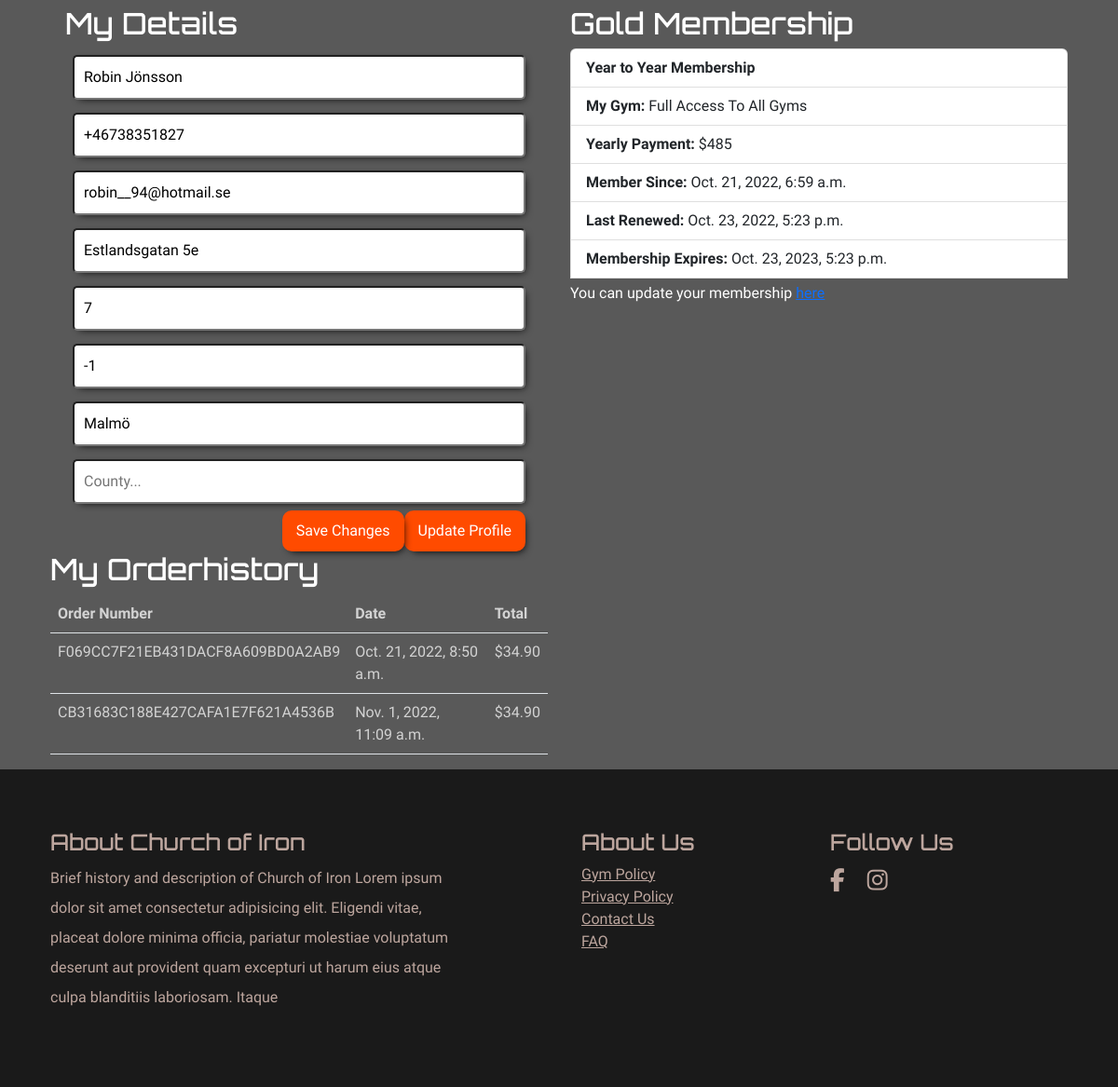
The page /profile/ (signed in, lower part) on the database as committed earlier.
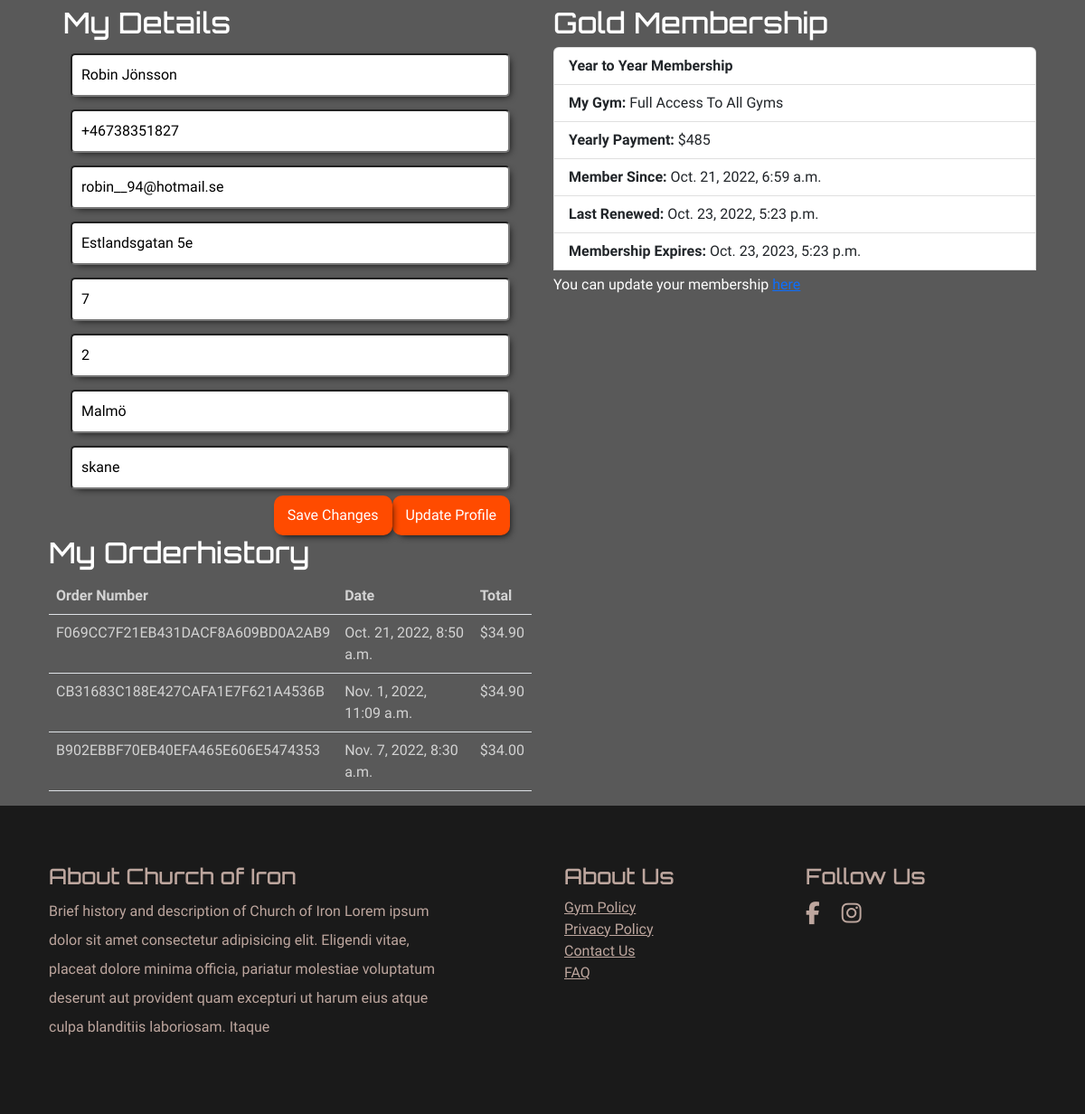
The same page on the database as committed later.
### profiles/models.py (models this page shows, shortened)
class UserProfile(models.Model):
    PAYMENT_FREQ = (
        ("monthly", "Monthly"),
        ("yearly", "Yearly"),
    )
    user = models.OneToOneField(User, on_delete=models.CASCADE)
    full_name = models.CharField(max_length=50, null=True, blank=True)
    phone = models.CharField(max_length=50, null=True, blank=True)
    email = models.EmailField(max_length=254, null=True, blank=True)
    address = models.CharField(max_length=50, null=True, blank=True)
    apartment_number = models.IntegerField(null=True, blank=True)
    postcode = models.IntegerField(null=True, blank=True)
    city = models.CharField(max_length=50, null=True, blank=True)
    county = models.CharField(max_length=50, null=True, blank=True)
    membership = models.ForeignKey(
        "gym.Membership", on_delete=models.CASCADE, null=True, blank=True)
    payment_plan = models.CharField(max_length=50,
                                    choices=PAYMENT_FREQ,
                                    blank=True)
    member_since = models.DateTimeField(
        auto_now_add=True, null=True, editable=False)
    membership_renewed = models.DateTimeField(
        null=True, blank=True, editable=False)
    @property
    def membership_expires_on(self):
        print(self.payment_plan)
        if self.payment_plan == 'monthly':
            time_to_expiration = timedelta(days=30)
        elif self.payment_plan == 'yearly':
            time_to_expiration = timedelta(days=365)
        else:
            return 'No active membership'
        return (self.membership_renewed + time_to_expiration)

### checkout/models.py (models this page shows, shortened)
class Order(models.Model):
    order_number = models.CharField(
        max_length=32, null=False, editable=False, default=False)
    user_profile = models.ForeignKey(UserProfile, on_delete=models.SET_NULL,
                                     null=True, blank=True,
                                     related_name='orders')
    full_name = models.CharField(max_length=50, null=False, blank=False)
    email = models.EmailField(max_length=254, null=False, blank=False)
    phone = models.CharField(max_length=20, null=False, blank=False)
    postcode = models.CharField(max_length=20, null=False, blank=False)
    city = models.CharField(max_length=40, null=False, blank=False)
    county = models.CharField(
        max_length=40, null=False, blank=False, default='')
    address = models.CharField(max_length=50, null=False, blank=False)
    apartment_number = models.IntegerField(null=True, blank=True)
    created_on = models.DateTimeField(auto_now_add=True)
    delivery_cost = models.DecimalField(max_digits=6, decimal_places=2,
                                        null=False, default=0)
    order_total = models.DecimalField(max_digits=10, decimal_places=2,
                                      null=False, default=0)
    grand_total = models.DecimalField(max_digits=10, decimal_places=2,
                                      null=False, default=0)

### gym/models.py (models this page shows, shortened)
class Membership(models.Model):
    name = models.CharField(max_length=50)
    level = models.IntegerField(null=True)
    description = models.TextField()
    monthly_price = models.DecimalField(max_digits=5, decimal_places=2)
    cancelation_terms = models.CharField(
        max_length=50, default='')  # Only a Char field for now
    days_notice_period = models.IntegerField(
        default=0, verbose_name="Notice Period (Days)")
    gym_access = models.CharField(max_length=50, default='')
    classes = models.CharField(max_length=50, default='')
    activation_fee = models.FloatField(default=0)
    @property
    def yearly_price(self):
        return int(round(((float(self.monthly_price) * 12) * 0.9), 0))

### profiles/views.py (the view)
# urls.py: path('profile/', include('profiles.urls')),
def profile(request):
    member = UserProfile.objects.get(user=request.user)
    membership_price = None
    order_history = Order.objects.filter(user_profile=member)
    if member.payment_plan == 'monthly':
        membership_price = member.membership.monthly_price
    elif member.payment_plan == 'yearly':
        membership_price = member.membership.yearly_price
    if request.method == 'POST':
        form = UserProfileForm(request.POST, instance=member)
        if form.is_valid:
            form.save()
            messages.success(request, 'Member Updated Successfully')
        else:
            messages.error(
                request, 'Update failed. Please ensure the form is valid.')
    else:
        form = UserProfileForm(instance=member)
    context = {
        'form': form,
        'member': member,
        'membership_price': membership_price,
        'order_history': order_history,
    }
    return render(request, 'profiles/profile.html', context)

### profiles/forms.py
class UserProfileForm(ModelForm):
    class Meta:
        model = UserProfile
        exclude = ('user', 'membership',
                   'payment_plan', 'membership_renewed')
    def __init__(self, *args, **kwargs):
        super().__init__(*args, **kwargs)
        placeholders = {
            'full_name': 'Full Name...',
            'phone': 'Phone Number...',
            'email': 'Email...',
            'address': 'Address...',
            'apartment_number': 'Apartment Number...',
            'postcode': 'Postal Code...',
            'city': 'City...',
            'county': 'County...'
        }
        self.fields['phone'].widget.attrs['autofocus'] = True
        for field in self.fields:
            if self.fields[field].required:
                placeholder = f'{placeholders[field]} *'
            else:
                placeholder = placeholders[field]
            self.fields[field].widget.attrs['placeholder'] = placeholder
            self.fields[field].widget.attrs['class'] = 'input-item'
            self.fields[field].label = False

### profiles/templates/profiles/profile.html (shortened to what this page needs)
{% extends 'base.html' %}
{% load static %}
{% block content %}
<section class="bg-gray text-white">
    <div class="container pt-5">
        <div class="row">
            <div class="col-md-6 col-10">
                <h2 class="ps-3">My Details</h2>
                <div class="container">
                    <div class="row">
                        <div class="col-12">
                            <form action="{% url 'profile' %}" method="POST">
                                {{ form }}
                                <div class="btn-orange float-end update-btn">Update Profile</div>
                                <input class="btn-orange float-end submit-btn" type="submit" value="Save Changes">
                            </form>
                        </div>
                    </div>
                </div>
            </div>
            <div class="col-md-6 col-10">
                <h2>{{ member.membership.name }} Membership</h2>
                <ul class="list-group">
                    {% if member.membership %}
                        {% if member.payment_plan == 'monthly' %}
                            <li class="list-group-item"><b>Month to Month Membership</b></li>
                        {% elif member.payment_plan == 'yearly' %}
                            <li class="list-group-item"><b>Year to Year Membership</b></li>
                        {% endif %}
                        {% if member.membership.level < 3 %}
                            <li class="list-group-item"> <b>My Gym:</b> {{ member.gym.all | first }} </li>
                            {% else %}
                            <li class="list-group-item"> <b>My Gym:</b> Full Access To All Gyms </li>
                            {% endif %}
                            <li class="list-group-item"> <b>{{ member.payment_plan|title }} Payment:</b> ${{ membership_price }} </li>
                            <li class="list-group-item"> <b>Member Since:</b> {{ member.member_since }} </li>
                            <li class="list-group-item"> <b>Last Renewed:</b> {{ member.membership_renewed }} </li>
                            <li class="list-group-item"> <b>Membership Expires:</b> {{ member.membership_expires_on }} </li>
                        {% else %}
                            <li class="list-group-item"><b>You currently don't have an active membership</b></li>
                            <p>You can sign up for a membership <a href="{% url 'all_memberships' %}">here</a></p>
                        {% endif %}
                        <p>You can update your membership <a href="{% url 'membership_update' %}">here</a></p>
                    </ul>
            </div>
            <div class="col-md-6 col-10">
                <h2>My Orderhistory</h2>
                <table class="table text-lightgray">
                    <thead>
                        <tr>
                            <th>Order Number</th>
                            <th>Date</th>
                            <th>Total</th>
                        </tr>
                    </thead>
                    <tbody>
                        {% for order in order_history %}
                        <tr>
                            <td>{{ order.order_number }}</td>
                            <td>{{ order.created_on }}</td>
                            <td>${{ order.order_total }}</td>
                        </tr>
                        {% endfor %}
                    </tbody>
                </table>
            </div>
        </div>
    </div>
</section>
{% endblock content %}

Rows that differ between the two databases and show on the page:
changed UserProfile "Yearly": postcode "-1" → "2"; county (not shown) → "skane"
added Order: order_number "B902EBBF70EB40EFA465E606E5474353", created_on "Nov. 7, 2022, 8:30 a.m.", order_total "34.00"
